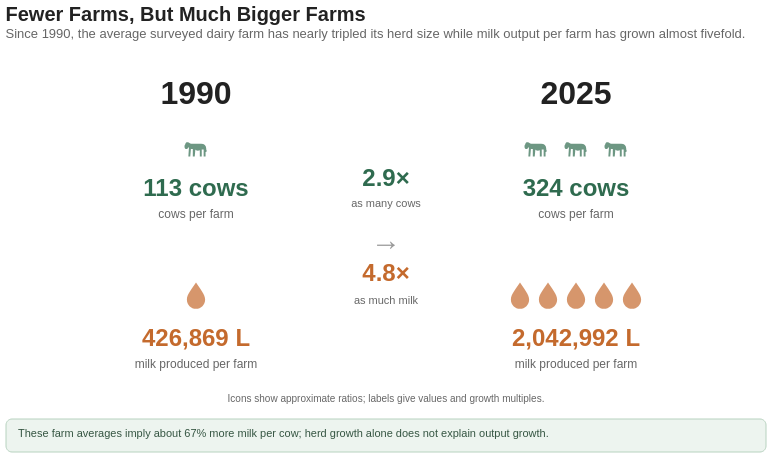

This figure's Vega-Lite source:
### Vega-Lite specification from a JSON file in a GitHub repository (floating-point values rounded to 4 significant figures)
{"$schema": "https://vega.github.io/schema/vega-lite/v5.json", "title": {"text": "Fewer Farms, But Much Bigger Farms", "subtitle": "Since 1990, the average surveyed dairy farm has nearly tripled its herd size while milk output per farm has grown almost fivefold.", "anchor": "start", "fontSize": 20, "fontWeight": "bold", "color": "#222222", "subtitleFontSize": 13, "subtitleColor": "#666666", "offset": 18}, "width": 760, "height": 380, "layer": [{"data": {"values": [{"year": "1990", "x": 190}, {"year": "2025", "x": 570}]}, "mark": {"type": "text", "fontSize": 32, "fontWeight": "bold", "color": "#222222"}, "encoding": {"x": {"field": "x", "type": "quantitative", "axis": null, "scale": {"domain": [0, 760]}}, "y": {"value": 35}, "text": {"field": "year"}}}, {"data": {"values": [{"x": 190, "y": 88}, {"x": 530, "y": 88}, {"x": 570, "y": 88}, {"x": 610, "y": 88}]}, "mark": {"type": "point", "filled": true, "shape": "M -0.85,-0.2 C -0.8,-0.45 -0.6,-0.4 -0.4,-0.25 L 0.4,-0.25 C 0.65,-0.25 0.8,-0.1 0.8,0.1 L 0.8,0.2 C 0.85,0.25 0.85,0.35 0.8,0.4 L 0.75,0.4 L 0.75,0.75 L 0.6,0.75 L 0.6,0.2 L 0.45,0.2 L 0.45,0.75 L 0.3,0.75 L 0.3,0.25 C 0.2,0.3 0.1,0.3 0.0,0.25 L -0.05,0.2 L -0.1,0.75 L -0.25,0.75 L -0.25,0.15 L -0.4,0.15 L -0.45,0.75 L -0.6,0.75 L -0.55,0.0 L -0.7,0.15 C -0.8,0.2 -0.9,0.1 -0.9,0.0 C -0.9,-0.1 -0.9,-0.15 -0.85,-0.2 Z", "size": 650, "color": "#2F6B4F"}, "encoding": {"x": {"field": "x", "type": "quantitative", "axis": null, "scale": {"domain": [0, 760]}}, "y": {"field": "y", "type": "quantitative", "axis": null, "scale": {"domain": [380, 0]}}}}, {"data": {"values": [{"year": "1990", "x": 190, "label": "113 cows"}, {"year": "2025", "x": 570, "label": "324 cows"}]}, "mark": {"type": "text", "fontSize": 24, "fontWeight": "bold", "color": "#2F6B4F"}, "encoding": {"x": {"field": "x", "type": "quantitative", "axis": null, "scale": {"domain": [0, 760]}}, "y": {"value": 130}, "text": {"field": "label"}}}, {"data": {"values": [{"x": 190, "label": "cows per farm"}, {"x": 570, "label": "cows per farm"}]}, "mark": {"type": "text", "fontSize": 12, "color": "#666666"}, "encoding": {"x": {"field": "x", "type": "quantitative", "axis": null, "scale": {"domain": [0, 760]}}, "y": {"value": 155}, "text": {"field": "label"}}}, {"data": {"values": [{"x": 380, "y": 120, "text": "2.9×"}]}, "mark": {"type": "text", "fontSize": 24, "fontWeight": "bold", "color": "#2F6B4F"}, "encoding": {"x": {"field": "x", "type": "quantitative", "axis": null, "scale": {"domain": [0, 760]}}, "y": {"field": "y", "type": "quantitative", "axis": null, "scale": {"domain": [380, 0]}}, "text": {"field": "text"}}}, {"data": {"values": [{"x": 380, "y": 145, "text": "as many cows"}]}, "mark": {"type": "text", "fontSize": 11, "color": "#666666"}, "encoding": {"x": {"field": "x", "type": "quantitative", "axis": null, "scale": {"domain": [0, 760]}}, "y": {"field": "y", "type": "quantitative", "axis": null, "scale": {"domain": [380, 0]}}, "text": {"field": "text"}}}, {"data": {"values": [{"x": 380, "y": 182, "text": "→"}]}, "mark": {"type": "text", "fontSize": 30, "color": "#999999"}, "encoding": {"x": {"field": "x", "type": "quantitative", "axis": null, "scale": {"domain": [0, 760]}}, "y": {"field": "y", "type": "quantitative", "axis": null, "scale": {"domain": [380, 0]}}, "text": {"field": "text"}}}, {"data": {"values": [{"x": 190, "y": 235}, {"x": 514, "y": 235}, {"x": 542, "y": 235}, {"x": 570, "y": 235}, {"x": 598, "y": 235}, {"x": 626, "y": 235}]}, "mark": {"type": "point", "filled": true, "shape": "M0,-1 C0.35,-0.45 0.8,0.05 0.8,0.48 C0.8,0.95 0.44,1.3 0,1.3 C-0.44,1.3 -0.8,0.95 -0.8,0.48 C-0.8,0.05 -0.35,-0.45 0,-1 Z", "size": 520, "color": "#C46A2D"}, "encoding": {"x": {"field": "x", "type": "quantitative", "axis": null, "scale": {"domain": [0, 760]}}, "y": {"field": "y", "type": "quantitative", "axis": null, "scale": {"domain": [380, 0]}}}}, {"data": {"values": [{"year": "1990", "x": 190, "label": "426,869 L"}, {"year": "2025", "x": 570, "label": "2,042,992 L"}]}, "mark": {"type": "text", "fontSize": 24, "fontWeight": "bold", "color": "#C46A2D"}, "encoding": {"x": {"field": "x", "type": "quantitative", "axis": null, "scale": {"domain": [0, 760]}}, "y": {"value": 280}, "text": {"field": "label"}}}, {"data": {"values": [{"x": 190, "label": "milk produced per farm"}, {"x": 570, "label": "milk produced per farm"}]}, "mark": {"type": "text", "fontSize": 12, "color": "#666666"}, "encoding": {"x": {"field": "x", "type": "quantitative", "axis": null, "scale": {"domain": [0, 760]}}, "y": {"value": 305}, "text": {"field": "label"}}}, {"data": {"values": [{"x": 380, "y": 215, "text": "4.8×"}]}, "mark": {"type": "text", "fontSize": 24, "fontWeight": "bold", "color": "#C46A2D"}, "encoding": {"x": {"field": "x", "type": "quantitative", "axis": null, "scale": {"domain": [0, 760]}}, "y": {"field": "y", "type": "quantitative", "axis": null, "scale": {"domain": [380, 0]}}, "text": {"field": "text"}}}, {"data": {"values": [{"x": 380, "y": 242, "text": "as much milk"}]}, "mark": {"type": "text", "fontSize": 11, "color": "#666666"}, "encoding": {"x": {"field": "x", "type": "quantitative", "axis": null, "scale": {"domain": [0, 760]}}, "y": {"field": "y", "type": "quantitative", "axis": null, "scale": {"domain": [380, 0]}}, "text": {"field": "text"}}}, {"data": {"values": [{}]}, "mark": {"type": "text", "align": "center", "fontSize": 10, "color": "#666666", "lineHeight": 15}, "encoding": {"x": {"value": 380}, "y": {"value": 340}, "text": {"value": "Icons show approximate ratios; labels give values and growth multiples."}}}, {"data": {"values": [{}]}, "mark": {"type": "rect", "fill": "#EDF4EF", "stroke": "#B7D2BF", "strokeWidth": 1, "cornerRadius": 6, "interactive": false}, "encoding": {"x": {"value": 0}, "x2": {"value": 760}, "y": {"value": 360}, "y2": {"value": 393}}}, {"data": {"values": [{}]}, "mark": {"type": "text", "align": "left", "baseline": "top", "fontSize": 11, "lineHeight": 15, "color": "#355542", "interactive": false}, "encoding": {"x": {"value": 12}, "y": {"value": 369}, "text": {"value": ["These farm averages imply about 67% more milk per cow; herd growth alone does not explain output growth."]}}}], "config": {"background": "white", "view": {"stroke": null}}}
